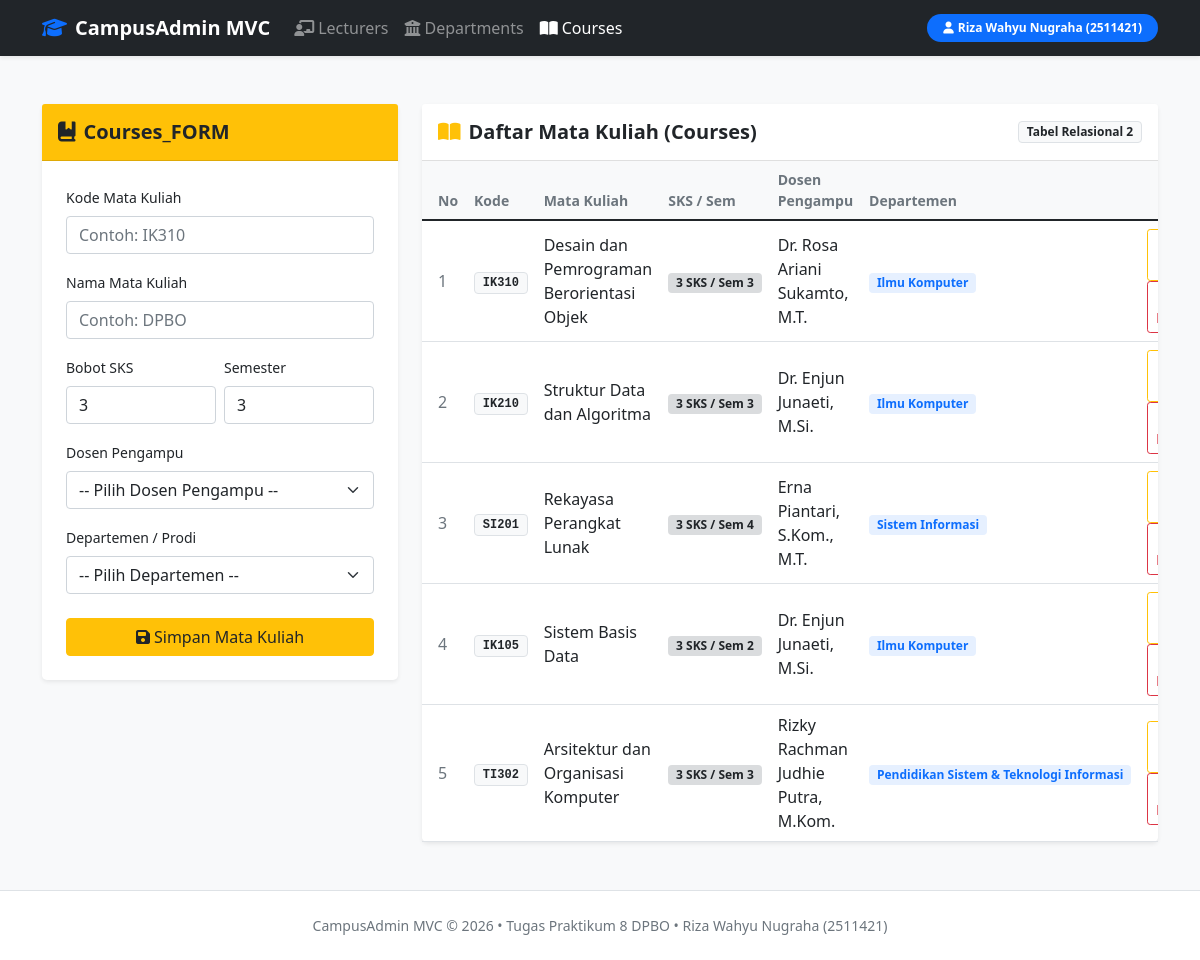
The page /Project/course.php on the database its author committed.
### tables this page shows
CREATE TABLE `courses` (
    `id` INT AUTO_INCREMENT PRIMARY KEY,
    `code` VARCHAR(20) NOT NULL UNIQUE,
    `name` VARCHAR(150) NOT NULL,
    `sks` INT NOT NULL,
    `semester` INT NOT NULL,
    `lecturer_id` INT NULL,
    `department_id` INT NULL,
    `created_at` TIMESTAMP DEFAULT CURRENT_TIMESTAMP,
    CONSTRAINT `fk_courses_lecturer` FOREIGN KEY (`lecturer_id`)
        REFERENCES `lecturers`(`id`)
        ON DELETE SET NULL
        ON UPDATE CASCADE,
    CONSTRAINT `fk_courses_department` FOREIGN KEY (`department_id`)
        REFERENCES `departments`(`id`)
        ON DELETE SET NULL
        ON UPDATE CASCADE
);

CREATE TABLE `lecturers` (
    `id` INT AUTO_INCREMENT PRIMARY KEY,
    `name` VARCHAR(150) NOT NULL,
    `nidn` VARCHAR(30) NOT NULL UNIQUE,
    `phone` VARCHAR(25) NOT NULL,
    `join_date` DATE NOT NULL,
    `department_id` INT NULL,
    `created_at` TIMESTAMP DEFAULT CURRENT_TIMESTAMP,
    CONSTRAINT `fk_lecturers_department` FOREIGN KEY (`department_id`)
        REFERENCES `departments`(`id`)
        ON DELETE SET NULL
        ON UPDATE CASCADE
);

CREATE TABLE `departments` (
    `id` INT AUTO_INCREMENT PRIMARY KEY,
    `code` VARCHAR(20) NOT NULL UNIQUE,
    `name` VARCHAR(100) NOT NULL,
    `faculty` VARCHAR(100) NOT NULL,
    `created_at` TIMESTAMP DEFAULT CURRENT_TIMESTAMP
);

### Project/models/DB.php (called while the page is built, shortened)
<?php
class DB
{
    public $db_host = "";
    public $db_user = "";
    public $db_pass = "";
    public $db_name = "";
    public $db_link = null;
    public function __construct($db_host, $db_user, $db_pass, $db_name)
    {
        $this->db_host = $db_host;
        $this->db_user = $db_user;
        $this->db_pass = $db_pass;
        $this->db_name = $db_name;
    }
    public function open()
    {
        $this->db_link = mysqli_connect($this->db_host, $this->db_user, $this->db_pass, $this->db_name);
    }
    public function execute($query)
    {
        $this->result = mysqli_query($this->db_link, $query);
        return $this->result;
    }
}
?>

### Project/models/Course.php (called while the page is built, shortened)
<?php
include_once("DB.php");
class Course extends DB
{
    public function getCourse()
    {
        $query = "SELECT c.*, l.name AS lecturer_name, d.name AS department_name
                  FROM courses c
                  LEFT JOIN lecturers l ON c.lecturer_id = l.id
                  LEFT JOIN departments d ON c.department_id = d.id
                  ORDER BY c.id ASC";
        return $this->execute($query);
    }
}
?>

### Project/controllers/CourseController.php (called while the page is built, shortened)
<?php
include_once("models/Course.php");
include_once("models/Department.php");
include_once("views/CourseView.php");
class CourseController
{
    private $course;
    private $lecturer;
    private $department;
    public function __construct()
    {
        $this->course = new Course(Config::$db_host, Config::$db_user, Config::$db_pass, Config::$db_name);
        $this->lecturer = new Lecturer(Config::$db_host, Config::$db_user, Config::$db_pass, Config::$db_name);
        $this->department = new Department(Config::$db_host, Config::$db_user, Config::$db_pass, Config::$db_name);
    }
    public function index()
    {
        $this->course->open();
        $this->lecturer->open();
        $this->department->open();
        $this->course->getCourse();
        $this->lecturer->getLecturer();
        $this->department->getDepartment();
        $data = array(
            'course' => array(),
            'lecturer' => array(),
            'department' => array()
        );
        while ($row = $this->course->getResult()) {
            array_push($data['course'], $row);
        }
        while ($row = $this->lecturer->getResult()) {
            array_push($data['lecturer'], $row);
        }
        while ($row = $this->department->getResult()) {
            array_push($data['department'], $row);
        }
        $view = new CourseView();
        $view->render($data);
    }
}
?>

### Project/views/CourseView.php (the view, shortened to what this page needs)
<?php
class CourseView
{
    public function render($data, $dataDetail = null)
    {
        $no = 1;
        $dataCourse = "";
        if (empty($data['course'])) {
            $dataCourse = "<tr><td colspan='7' class='text-center py-4 text-muted'>Belum ada data mata kuliah.</td></tr>";
        } else {
            foreach ($data['course'] as $val) {
                $id = $val['id'];
                $code = htmlspecialchars($val['code']);
                $name = htmlspecialchars($val['name']);
                $sks = (int)$val['sks'];
                $semester = (int)$val['semester'];
                $lecturer_name = !empty($val['lecturer_name']) ? htmlspecialchars($val['lecturer_name']) : "<span class='text-muted fst-italic'>Belum diatur</span>";
                $dept_name = !empty($val['department_name']) ? htmlspecialchars($val['department_name']) : "<span class='text-muted fst-italic'>Belum diatur</span>";
                $dataCourse .= "<tr>
                    <td class='ps-3 text-secondary'>{$no}</td>
                    <td><span class='badge bg-light text-dark border font-monospace'>{$code}</span></td>
                    <td class='fw-semibold text-dark'>{$name}</td>
                    <td><span class='badge bg-secondary bg-opacity-25 text-dark'>{$sks} SKS / Sem {$semester}</span></td>
                    <td>{$lecturer_name}</td>
                    <td><span class='badge bg-primary bg-opacity-10 text-primary'>{$dept_name}</span></td>
                    <td class='text-center'>
                        <a href='course.php?id_edit={$id}' class='btn btn-sm btn-outline-warning me-1' title='Edit Mata Kuliah'>
                            <i class='fa-solid fa-pen-to-square'></i> Edit
                        </a>
                        <a href='course.php?id_hapus={$id}' class='btn btn-sm btn-outline-danger' title='Hapus Mata Kuliah' onclick=\"return confirm('Yakin ingin menghapus mata kuliah ini?')\">
                            <i class='fa-solid fa-trash-can'></i> Hapus
                        </a>
                    </td>
                </tr>";
                $no++;
            }
        }
    }
}
?>

### rows shown on the page
courses: code "IK310", name "Desain dan Pemrograman Berorientasi Objek", sks "3", semester "3", lecturer.name "Dr. Rosa Ariani Sukamto, M.T.", department.name "Ilmu Komputer"
courses: code "IK210", name "Struktur Data dan Algoritma", sks "3", semester "3", lecturer.name "Dr. Enjun Junaeti, M.Si.", department.name "Ilmu Komputer"
courses: code "SI201", name "Rekayasa Perangkat Lunak", sks "3", semester "4", lecturer.name "Erna Piantari, S.Kom., M.T.", department.name "Sistem Informasi"
courses: code "IK105", name "Sistem Basis Data", sks "3", semester "2", lecturer.name "Dr. Enjun Junaeti, M.Si.", department.name "Ilmu Komputer"
courses: code "TI302", name "Arsitektur dan Organisasi Komputer", sks "3", semester "3", lecturer.name "Rizky Rachman Judhie Putra, M.Kom.", department.name "Pendidikan Sistem & Teknologi Informasi"
